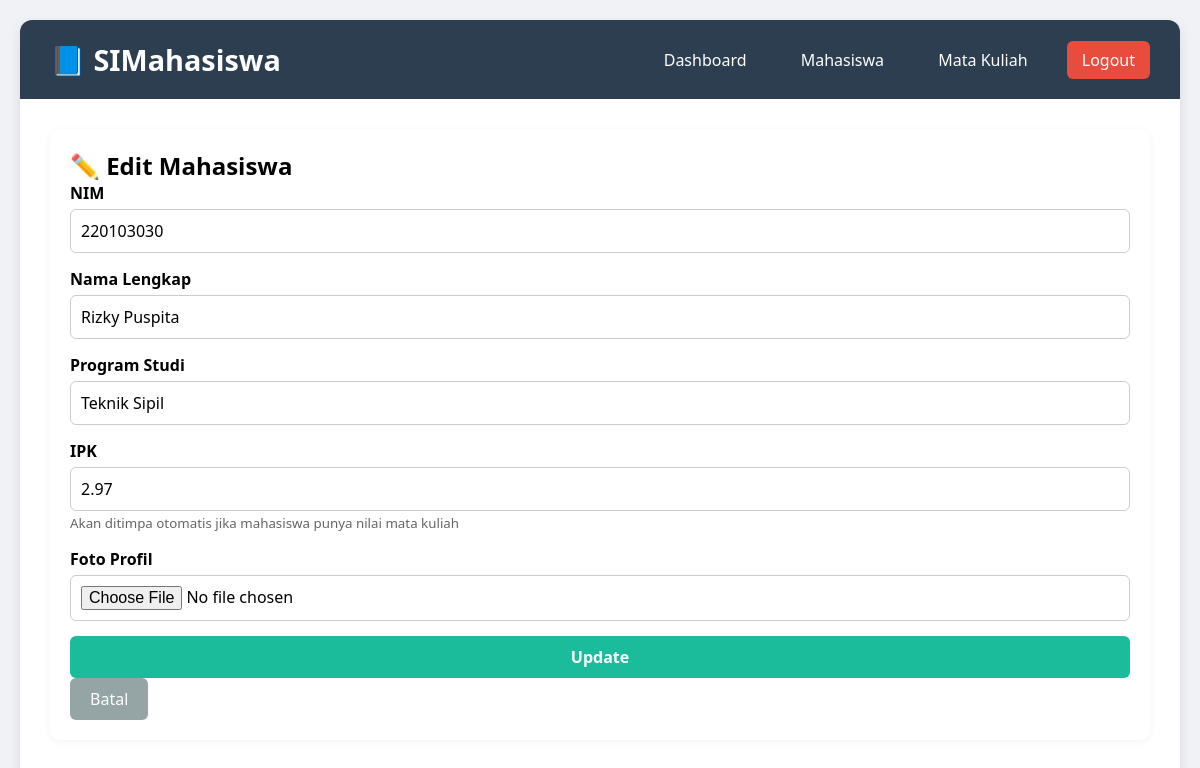
The app's page /edit.php?id=30 (signed in) with its own data.
### tables this page shows
CREATE TABLE IF NOT EXISTS mahasiswa (
    id INT AUTO_INCREMENT PRIMARY KEY,
    nim VARCHAR(20) UNIQUE NOT NULL,
    nama VARCHAR(100) NOT NULL,
    prodi VARCHAR(50) NOT NULL,
    ipk DECIMAL(3,2) NOT NULL DEFAULT 0.00,
    foto VARCHAR(255) DEFAULT NULL,
    created_at TIMESTAMP DEFAULT CURRENT_TIMESTAMP
);

### config/init.php (called while the page is built, shortened)
<?php
spl_autoload_register(function ($class) {
    $file = __DIR__ . '/../classes/' . $class . '.php';
});
require_once __DIR__ . '/../includes/functions.php';

### classes/Database.php (called while the page is built, shortened)
<?php
class Database
{
    private static ?Database $instance = null;
    private PDO $pdo;
    private function __construct()
    {
        $this->host     = getenv('DB_HOST') ?: 'localhost';
        $this->dbname   = getenv('DB_NAME') ?: 'si_mahasiswa';
        $this->username = getenv('DB_USER') ?: 'root';
        $this->password = getenv('DB_PASS') !== false ? getenv('DB_PASS') : '';
        try {
            $dsn = "mysql:host={$this->host};dbname={$this->dbname};charset=utf8mb4";
            $this->pdo = new PDO($dsn, $this->username, $this->password, [
                PDO::ATTR_ERRMODE            => PDO::ERRMODE_EXCEPTION,
                PDO::ATTR_DEFAULT_FETCH_MODE => PDO::FETCH_ASSOC,
            ]);
        } catch (PDOException $e) {
            die("Koneksi gagal: " . $e->getMessage());
        }
    }
    public static function getInstance(): Database
    {
        if (self::$instance === null) {
            self::$instance = new Database();
        }
        return self::$instance;
    }
    public function getConnection(): PDO
    {
        return $this->pdo;
    }
}

### classes/Mahasiswa.php (called while the page is built, shortened)
<?php
class Mahasiswa
{
    private PDO $db;
    public function __construct()
    {
        $this->db = Database::getInstance()->getConnection();
    }
    public function getById(int $id): ?array
    {
        $stmt = $this->db->prepare("SELECT * FROM mahasiswa WHERE id = ?");
        $stmt->execute([$id]);
        $row = $stmt->fetch();
        return $row ?: null;
    }
}

### includes/functions.php (called while the page is built, shortened)
<?php
function sanitizeOutput($data) {
    return htmlspecialchars($data, ENT_QUOTES, 'UTF-8');
}
?>

### edit.php (the view, shortened to what this page needs)
<?php
require_once 'config/init.php';
include 'includes/header.php';
$mahasiswaModel = new Mahasiswa();
$id = (int) ($_GET['id'] ?? 0);
$m  = $mahasiswaModel->getById($id);
?>
<div class="card">
    <h2>✏️ Edit Mahasiswa</h2>
    <form method="POST" enctype="multipart/form-data">
        <div class="form-group">
            <label>NIM</label>
            <input type="text" name="nim" value="<?= sanitizeOutput($m['nim']) ?>" required>
        </div>
        <div class="form-group">
            <label>Nama Lengkap</label>
            <input type="text" name="nama" value="<?= sanitizeOutput($m['nama']) ?>" required>
        </div>
        <div class="form-group">
            <label>Program Studi</label>
            <input type="text" name="prodi" value="<?= sanitizeOutput($m['prodi']) ?>" required>
        </div>
        <div class="form-group">
            <label>IPK</label>
            <input type="number" step="0.01" min="0" max="4" name="ipk" value="<?= $m['ipk'] ?>" required>
            <small style="color: #666;">Akan ditimpa otomatis jika mahasiswa punya nilai mata kuliah</small>
        </div>
        <div class="form-group">
            <label>Foto Profil</label>
            <input type="file" name="foto" accept="image/*" onchange="previewImage(event)">
        </div>
        <button type="submit">Update</button>
        <a href="mahasiswa.php" class="btn-secondary" style="display: inline-block; background: #95a5a6; padding: 10px 20px; text-decoration: none; color: white; border-radius: 6px;">Batal</a>
    </form>
</div>
<?php include 'includes/footer.php'; ?>

### assets/css/style.css (style rules this page uses)
* { margin: 0; padding: 0; box-sizing: border-box; font-family: 'Segoe UI', Tahoma, Geneva, Verdana, sans-serif; }
body { background: #f0f2f5; padding: 20px; }
.card { background: white; border-radius: 10px; box-shadow: 0 2px 8px rgba(0,0,0,0.05); margin-bottom: 25px; padding: 20px; }
.form-group { margin-bottom: 15px; }
label { display: block; margin-bottom: 5px; font-weight: 600; }
input, select, button { width: 100%; padding: 10px; border: 1px solid #ccc; border-radius: 6px; font-size: 1rem; }
button { background: #1abc9c; color: white; border: none; cursor: pointer; font-weight: bold; transition: 0.3s; }
.btn-secondary { background: #95a5a6; }

### records on screen
mahasiswa: nim "220103030", nama "Rizky Puspita", prodi "Teknik Sipil", ipk "2.97"
